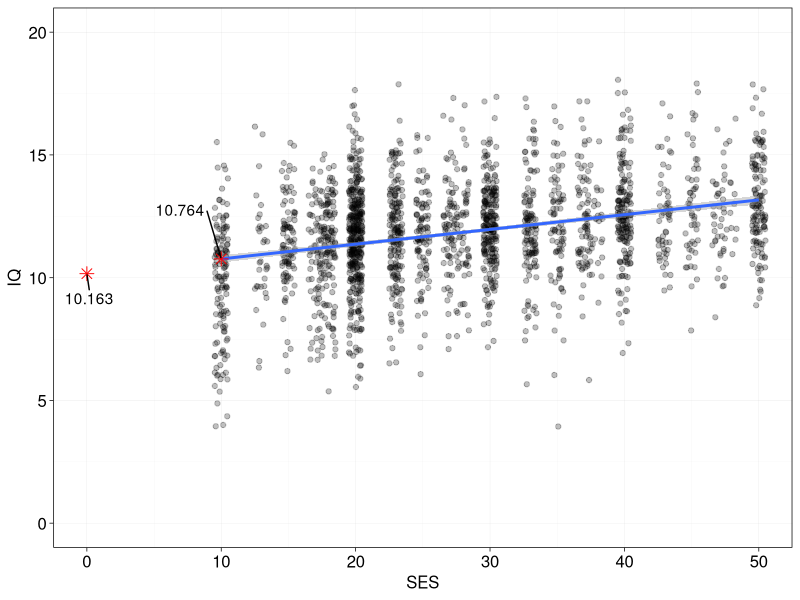
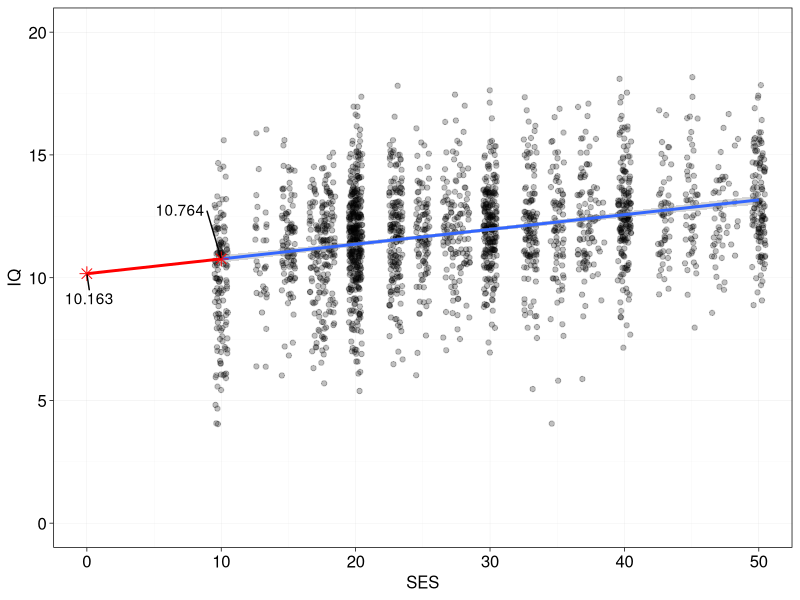
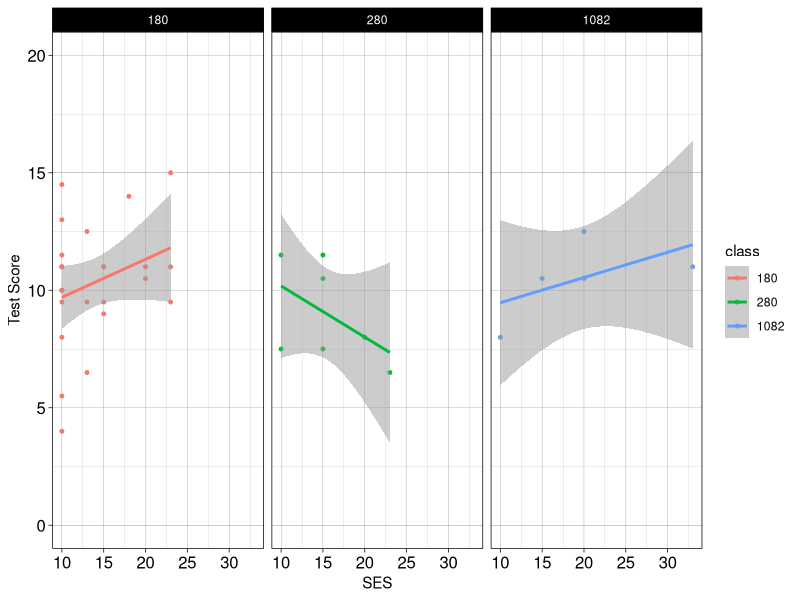

R code for these plots, in order:
## ---- chunk 1
require(MASS)

model_ses <- lm(data = nlschools, IQ ~ SES)
summary(model_ses)
## ---- chunk 2
# beta 0 (Intercept)
b0 = 10.163000
# beta 1 (Steigung)
b1 = 0.060084

# X-Werte für die erwartete Y-Werte geschätzt werden sollen
x = 0:10

# Schätzen wir die Y-Werte mit der Formel der Regression
vorhersagen <- b0 + b1 * x

# Speichern wir die Ergebnisse in einer Tabelle
vorhersagen_df <- data.frame(SES = x, IQ = round(vorhersagen, 3))
## ---- chunk 3
require(dplyr)

intercept_0 <- vorhersagen_df %>%
  filter(SES == 0)

intercept_10 <- vorhersagen_df %>%
  filter(SES == 10)

require(ggplot2)
require(ggrepel)
pd <- position_jitter(width = 0.5)
plot_reg <- ggplot(data = nlschools, 
                   aes(x = SES, y = IQ, label = IQ)) +
  geom_point(position = pd, alpha = 0.25) +
  coord_cartesian(ylim = c(0, 20), xlim = c(0, 50)) +
  theme_linedraw() +
  theme(panel.grid = element_line(color = 'gray80'),
        axis.text = element_text(size = 12),
        axis.title = element_text(size = 12)) +
  geom_smooth(method = 'lm') +
  # geom_line(data = vorhersagen, color = 'red', size = 1.0) +
  geom_point(data = intercept_0,
             size = 3, shape = 8, color = 'red') +
  geom_point(data = intercept_10,
             size = 3, shape = 8, color = 'red') +
  geom_text_repel(data = intercept_0, 
                  box.padding = 0.5, 
                  hjust = "left",
                  nudge_x = -10, nudge_y = -1) +
    geom_text_repel(data = intercept_10, 
                  box.padding = 0.5, 
                  hjust = "left",
                  nudge_x = -5, nudge_y = 2); plot_reg
## ---- chunk 4

require(ggplot2)
require(ggrepel)
pd <- position_jitter(width = 0.5)
plot_reg <- ggplot(data = nlschools, 
                   aes(x = SES, y = IQ, label = IQ)) +
  geom_point(position = pd, alpha = 0.25) +
  coord_cartesian(ylim = c(0, 20), xlim = c(0, 50)) +
  theme_linedraw() +
  theme(panel.grid = element_line(color = 'gray80'),
        axis.text = element_text(size = 12),
        axis.title = element_text(size = 12)) +
  geom_smooth(method = 'lm') +
  geom_line(data = vorhersagen_df, color = 'red', linewidth = 1.0) +
  geom_point(data = intercept_0, size = 3, shape = 8, color = 'red') +
  geom_point(data = intercept_10, size = 3, shape = 8, color = 'red') +
  geom_text_repel(data = intercept_0, 
                  box.padding = 0.5, 
                  hjust = "left",
                  nudge_x = -10, nudge_y = -1) +
    geom_text_repel(data = intercept_10, 
                  box.padding = 0.5, 
                  hjust = "left",
                  nudge_x = -5, nudge_y = 2); plot_reg
## ---- chunk 5
require(MASS)
require(dplyr)
require(ggplot2)

erste_drei <- nlschools %>%
    filter(class %in% unique(nlschools$class)[1:3])

ggplot(data = erste_drei, aes(x = SES, y = IQ, color = class)) +
    geom_point(size = 1.0, alpha = 1.0) +
    geom_smooth(method = 'lm', alpha = 0.50) +
    theme_linedraw() +
    coord_cartesian(ylim = c(0, 20)) +
    labs(y = 'Test Score') +
    theme(axis.text = element_text(size = 12)) +
    facet_wrap(~ class, ncol = 3)
## ---- chunk 6
klasse_1 <- nlschools %>%
    filter(class %in% unique(nlschools$class)[1])

model_1 <- lm(data = klasse_1, IQ ~ SES)
summary(model_1)
## ---- chunk 7
klasse_2 <- nlschools %>%
    filter(class %in% unique(nlschools$class)[2])

model_2 <- lm(data = klasse_2, IQ ~ SES)
summary(model_2)
## ---- chunk 8
klasse_3 <- nlschools %>%
    filter(class %in% unique(nlschools$class)[3])

model_3 <- lm(data = klasse_3, IQ ~ SES)
summary(model_3)
